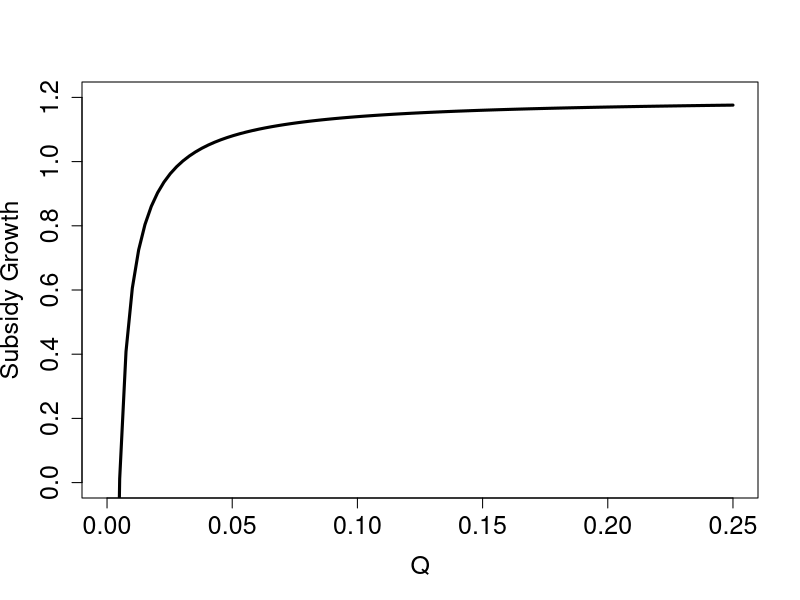
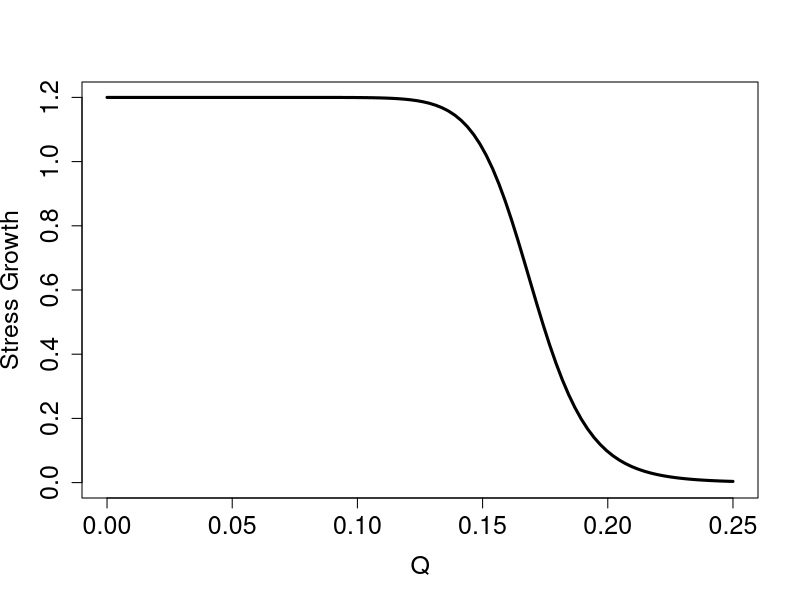
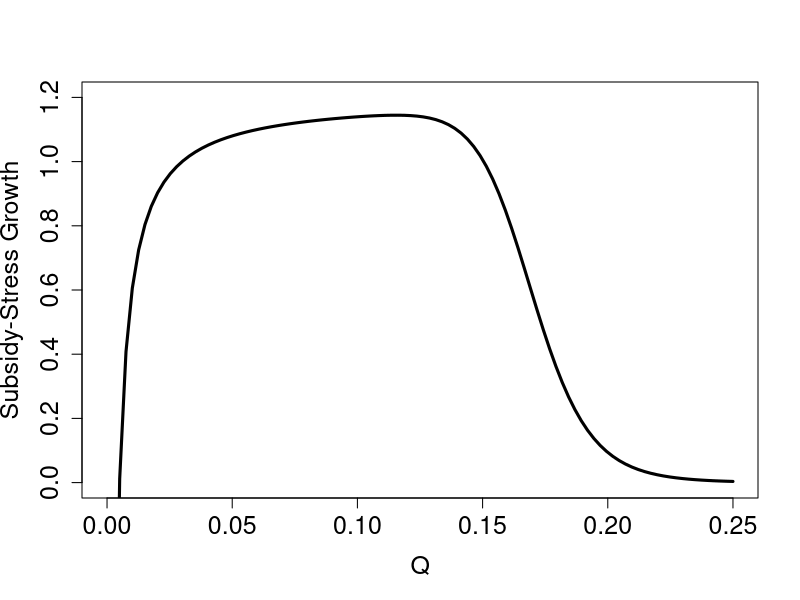
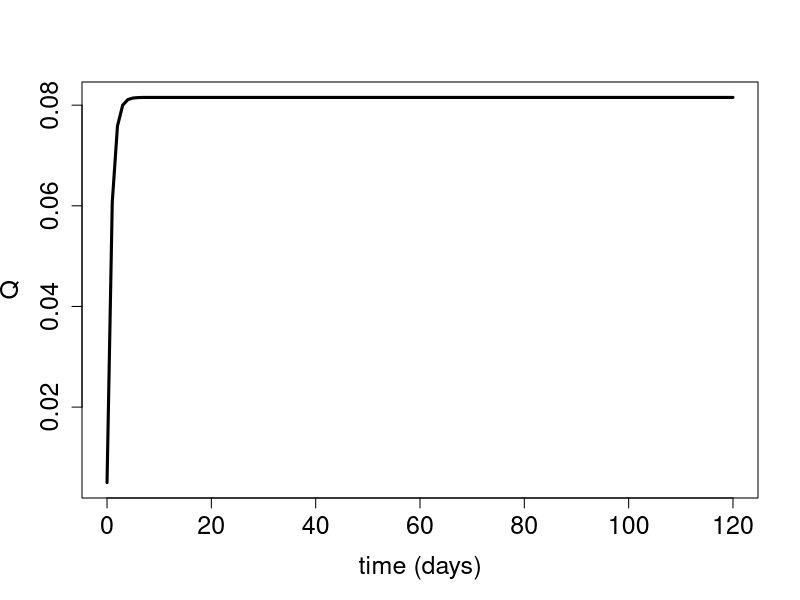
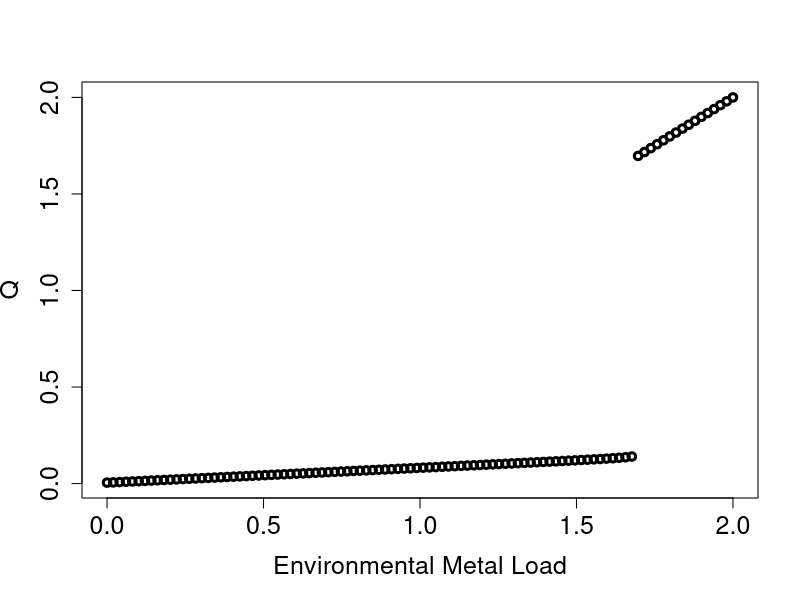
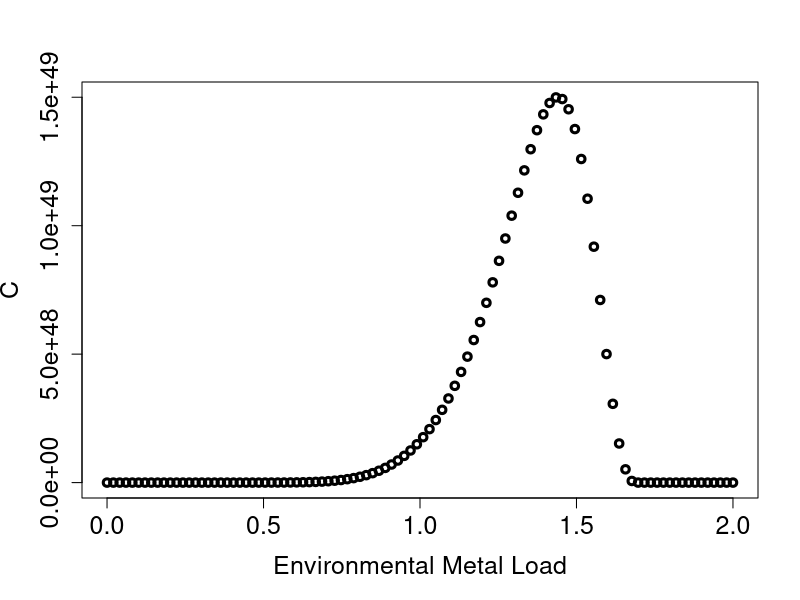
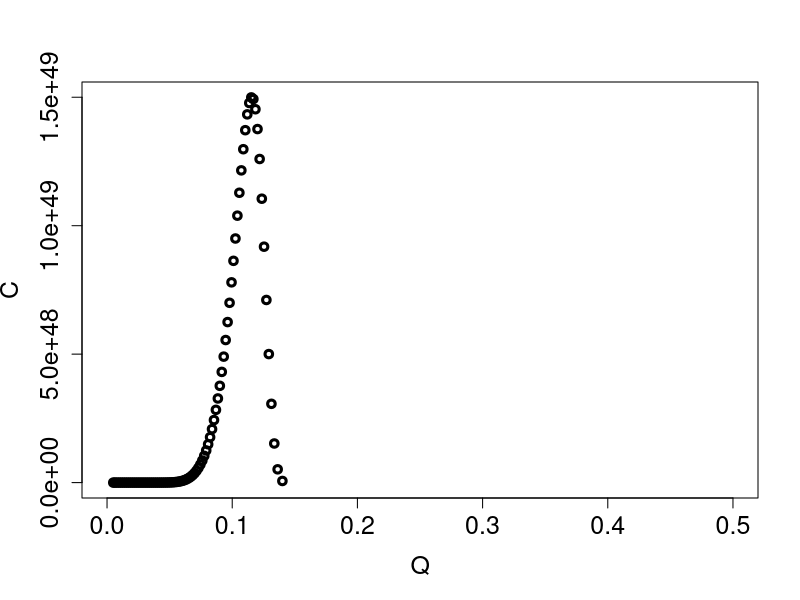

Generate these figures, in order, with R:
## ---- chunk 1
knitr::opts_chunk$set(echo = TRUE)
## ---- chunk 2
#Initialization: load parameter values:
    mu=1.2   #max growth rate
    D=0.2    #death rate
    ke=0.1   #elimination rate
    ku=0.1   #uptake rate
    q=0.005  #min Q required for growth 
    a=0.17   #log-logistic dose-response parameters 
    b=15
    c=0
    d=1
    Me=1  #environmental load
  
 #set parameter list:
parameter_values<-c(mu=mu, D=D, ke=ke, ku=ku, q=q, a=a, b=b, c=c, d=d, Me=Me)

Qvec<-seq(0, 0.25, length.out = 100)
Growth1<-mu*(1-q/Qvec);
Growth2=mu*(c+(d-c)/(1+(Qvec/a)^b)); 
Growth3=mu*(1-q/Qvec)*(c+(d-c)/(1+(Qvec/a)^b));
## ---- chunk 3
plot(Qvec, Growth1, type="l", ylim=c(0,1.2),lwd=3, ylab="Subsidy Growth", xlab="Q", cex.axis=1.5, cex.lab=1.5)
plot(Qvec, Growth2, type="l", ylim=c(0,1.2),lwd=3, ylab="Stress Growth", xlab="Q", cex.axis=1.5, cex.lab=1.5)
plot(Qvec, Growth3, type="l", ylim=c(0,1.2), lwd=3,ylab="Subsidy-Stress Growth", xlab="Q",cex.axis=1.5, cex.lab=1.5)
## ---- chunk 4
#install.packages("deSolve") #required package for ODE solver:
library(deSolve) 

#Model Equations: 
Model_SubsidyStress <- function(t, variables, parameters) 
{with( as.list(c(variables,parameters)),  #lets us access variables and parameters by name 
       { 
       
       G = mu*(1-q/Q)*(c+(d-c)/(1+(Q/a)^b)); #Growth 
       D = D #Death 
       U = ku*Me #Uptake
       E = ke #Elimination
       #System of ODES:
       dC = G*C-D*C
       dQ = U-E*Q-G*Q
       return(list(c(dC,dQ)))
       }) 
} #End Model Equations


  #Initialization: Set time:
  tend=120 #Days for simulation
  time_values<-seq(0,tend)
  
#Initialization: Set initial conditions:  
  initial_values <- c(C=1,Q=q)

#Solve Model 
Model_solutions <- ode(
  y = initial_values,
  times = time_values,
  func = Model_SubsidyStress,
  parms = parameter_values 
)

Model_solutions<-as.data.frame(Model_solutions) #convert output to dataframe so we can use with()
## ---- chunk 5
with(Model_solutions, {plot(time, Q, type = "l", xlab = "time (days)", ylab = "Q", cex.axis=1.5, cex.lab=1.5,lwd=3)})
#with(Model_solutions, {plot(time, C, type = "l", xlab = "time (days)", ylab = "Population Density",cex.axis=1.5, cex.lab=1.5,lwd=3, ) })
## ---- chunk 6
#Define Menv vector to loop over ranges of values:
Me_vec<-seq(0, 2, length.out = 100)

#Define Matrix to store results 
Eq_solutions<-matrix(0, nrow=length(Me_vec), ncol=2) #2 state variables
colnames(Eq_solutions) <- c("C", "Q")
C_eq<-vector("numeric" , length(Me_vec))
Q_eq<-vector("numeric" , length(Me_vec))

for(i in 1:length(Me_vec)){
    #replace beta parameter value 
    Me<-Me_vec[i]
    #reset parameter list:
    parameter_values<-c(mu=mu, D=D, ke=ke, ku=ku, q=q, a=a, b=b, c=c, d=d, Me=Me)
    
    #Solve Model 
    Model_solutions <- ode(
      y = initial_values,
      times = time_values,
      func = Model_SubsidyStress,
      parms = parameter_values 
    )
    #Store results of last values in row of matrix 
    Eq_solutions[i, ]<-Model_solutions[tend, 2:3]
   
    Model_solutions_df<-as.data.frame(Model_solutions) #convert output to dataframe for max function 
    C_eq[i]<-max(Model_solutions_df$C)
    Q_eq[i]<-max(Model_solutions_df$Q)
  }

Eq_solutions<-as.data.frame(Eq_solutions) #convert output to dataframe so we can use with()
## ---- chunk 7
with(Eq_solutions, {plot(Me_vec, Q_eq, xlab = "Environmental Metal Load", ylab = "Q",cex.axis=1.5, cex.lab=1.5,lwd=3)})
with(Eq_solutions, {plot(Me_vec, C_eq, xlab = "Environmental Metal Load", ylab = "C",cex.axis=1.5, cex.lab=1.5,lwd=3)})
with(Eq_solutions, {plot(Q_eq, C_eq, xlab = "Q", ylab = "C",xlim = c(0,0.5), cex.axis=1.5, cex.lab=1.5,lwd=3)})
